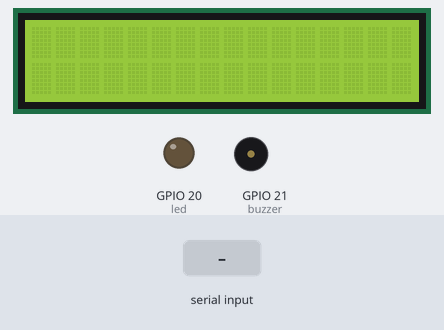
A program run on a simulated Raspberry Pi (BCM pin numbers). Shown: 16×2 character LCD, output pins drawn as LEDs (lit = HIGH), buzzer (waves = sounding, pin HIGH). The test bench sets the inputs (shaded band). What the program prints to the terminal is not drawn.

Above: at 1.2 s.
1.3 s: "." typed at the terminal, then Enter
2.8 s: "1" typed at the terminal, then Enter
At 4.3 s:
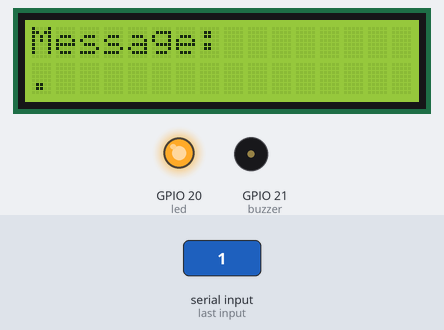
At 11.7 s:
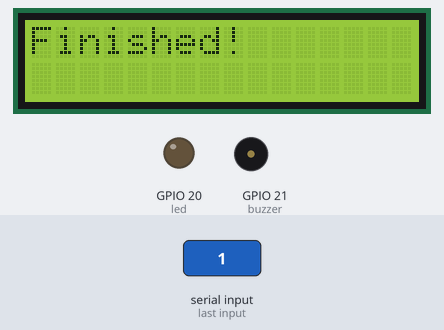
Timing chart, 0 to 12.7 s (numbered marks = the images above; inputs shaded):
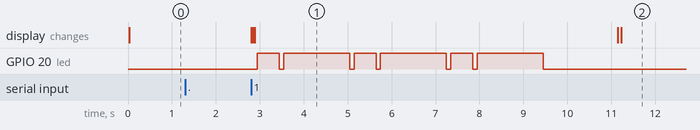

Measured:
- after the input at 1.3 s, every drawn part: stays the same
- after the input at 2.8 s, GPIO 20 (led): LOW → HIGH after 0.15 s, then repeats every 2.2 s: LOW 0.10 s, HIGH 1.5 s, LOW 0.10 s, HIGH 0.50 s, until it stays LOW from 9.4 s; the display: first changes at once (image 1 shows a later state)

The program:

morseCode.py
```python
from gpiozero import LED
import time
from lcd import LCD
from gpiozero import Device
from gpiozero.pins.native import NativeFactory
Device.pin_factory = NativeFactory()

# Initialize the LCD with specific parameters: Raspberry Pi revision, I2C address, and backlight status
lcd = LCD(2, 0x3f, True)

# Constants
LED_PIN = 20
BUZZER_PIN = 21
DOT_PULSE_LENGTH = 0.5
DASH_PULSE_LENGTH = DOT_PULSE_LENGTH * 3

# Initialize output pins
# I'm using the led header cuz im lazy lol
led = LED(LED_PIN)
buzzer = LED(BUZZER_PIN)

# Dictionary representing the morse code chart
MORSE_CODE_DICT = { 'A':'.-', 'B':'-...',
                    'C':'-.-.', 'D':'-..', 'E':'.',
                    'F':'..-.', 'G':'--.', 'H':'....',
                    'I':'..', 'J':'.---', 'K':'-.-',
                    'L':'.-..', 'M':'--', 'N':'-.',
                    'O':'---', 'P':'.--.', 'Q':'--.-',
                    'R':'.-.', 'S':'...', 'T':'-',
                    'U':'..-', 'V':'...-', 'W':'.--',
                    'X':'-..-', 'Y':'-.--', 'Z':'--..',
                    '1':'.----', '2':'..---', '3':'...--',
                    '4':'....-', '5':'.....', '6':'-....',
                    '7':'--...', '8':'---..', '9':'----.',
                    '0':'-----', ', ':'--..--', '.':'.-.-.-',
                    '?':'..--..', '/':'-..-.', '-':'-....-',
                    '(':'-.--.', ')':'-.--.-'}

# Function to encrypt the string
# according to the morse code chart
# i got lazy lol so.
# code from: https://www.geeksforgeeks.org/morse-code-translator-python/
def encrypt(message):
    cipher = ''
    for letter in message:
        if letter != ' ':

            # Looks up the dictionary and adds the
            # corresponding morse code
            # along with a space to separate
            # morse codes for different characters
            cipher += MORSE_CODE_DICT[letter] + ' '
        else:
            # 1 space indicates different characters
            # and 2 indicates different words
            cipher += ' '

    return cipher

def LED_out(morseMsg):
    for i in morseMsg:
        if i == ".":
            led.on()
            time.sleep(DOT_PULSE_LENGTH)

        if i == "-":
            led.on()
            time.sleep(DASH_PULSE_LENGTH)
        led.off()
        time.sleep(0.1) # it wont blink without this for some reason

        if i == " ":
            time.sleep(DASH_PULSE_LENGTH)

def BUZZER_out(morseMsg):
    for i in morseMsg:
        if i == ".":
            buzzer.on()
            time.sleep(DOT_PULSE_LENGTH)
            buzzer.off()

        if i == "-":
            buzzer.on()
            time.sleep(DASH_PULSE_LENGTH)
        buzzer.off()
        time.sleep(0.1) # it wont blink without this for some reason

        if i == " ":
            time.sleep(DASH_PULSE_LENGTH)

# Main Function
while True:
    msg = str(input("Message to translate to Morse Code: "))

    while True:
        choice = int(input("Which mode?: [1 for Light, 2 for sound]: "))

        if choice == 1:
            lcd.message("Message: ", 1)
            lcd.message(msg, 2)
            LED_out(encrypt(msg.upper()))
            break

        if choice == 2:
            lcd.message("Message: ", 1)
            lcd.message(msg, 2)
            BUZZER_out(encrypt(msg.upper()))
            break

        else:
            print("That isn't one of the choices. Please try again")


    lcd.clear()
    lcd.message("Finished!", 1)
```

lcd.py
```python
import smbus
import time

# code from: https://nerdcave.xyz/raspberrypi/module-and-sensors/tutorial-lcd-1602/

class LCD:
    def __init__(self, pi_rev = 2, i2c_addr = 0x3F, backlight = True):

        # device constants
        self.I2C_ADDR  = i2c_addr
        self.LCD_WIDTH = 16   # Max. characters per line

        self.LCD_CHR = 1 # Mode - Sending data
        self.LCD_CMD = 0 # Mode - Sending command

        self.LCD_LINE_1 = 0x80 # LCD RAM addr for line one
        self.LCD_LINE_2 = 0xC0 # LCD RAM addr for line two

        if backlight:
            # on
            self.LCD_BACKLIGHT  = 0x08
        else:
            # off
            self.LCD_BACKLIGHT = 0x00

        self.ENABLE = 0b00000100 # Enable bit

        # Timing constants
        self.E_PULSE = 0.0005
        self.E_DELAY = 0.0005

        # Open I2C interface
        if pi_rev == 2:
            # Rev 2 Pi uses 1
            self.bus = smbus.SMBus(1)
        elif pi_rev == 1:
            # Rev 1 Pi uses 0
            self.bus = smbus.SMBus(0)
        else:
            raise ValueError('pi_rev param must be 1 or 2')

        # Initialise display
        self.lcd_byte(0x33, self.LCD_CMD) # 110011 Initialise
        self.lcd_byte(0x32, self.LCD_CMD) # 110010 Initialise
        self.lcd_byte(0x06, self.LCD_CMD) # 000110 Cursor move direction
        self.lcd_byte(0x0C, self.LCD_CMD) # 001100 Display On,Cursor Off, Blink Off
        self.lcd_byte(0x28, self.LCD_CMD) # 101000 Data length, number of lines, font size
        self.lcd_byte(0x01, self.LCD_CMD) # 000001 Clear display

    def lcd_byte(self, bits, mode):
        # Send byte to data pins
        # bits = data
        # mode = 1 for data, 0 for command

        bits_high = mode | (bits & 0xF0) | self.LCD_BACKLIGHT
        bits_low = mode | ((bits<<4) & 0xF0) | self.LCD_BACKLIGHT

        # High bits
        self.bus.write_byte(self.I2C_ADDR, bits_high)
        self.toggle_enable(bits_high)

        # Low bits
        self.bus.write_byte(self.I2C_ADDR, bits_low)
        self.toggle_enable(bits_low)

    def toggle_enable(self, bits):
        time.sleep(self.E_DELAY)
        self.bus.write_byte(self.I2C_ADDR, (bits | self.ENABLE))
        time.sleep(self.E_PULSE)
        self.bus.write_byte(self.I2C_ADDR,(bits & ~self.ENABLE))
        time.sleep(self.E_DELAY)

    def message(self, string, line = 1):
        # display message string on LCD line 1 or 2
        if line == 1:
            lcd_line = self.LCD_LINE_1
        elif line == 2:
            lcd_line = self.LCD_LINE_2
        else:
            raise ValueError('line number must be 1 or 2')

        string = string.ljust(self.LCD_WIDTH," ")

        self.lcd_byte(lcd_line, self.LCD_CMD)

        for i in range(self.LCD_WIDTH):
            self.lcd_byte(ord(string[i]), self.LCD_CHR)

    def clear(self):
        # clear LCD display
        self.lcd_byte(0x01, self.LCD_CMD)
```
